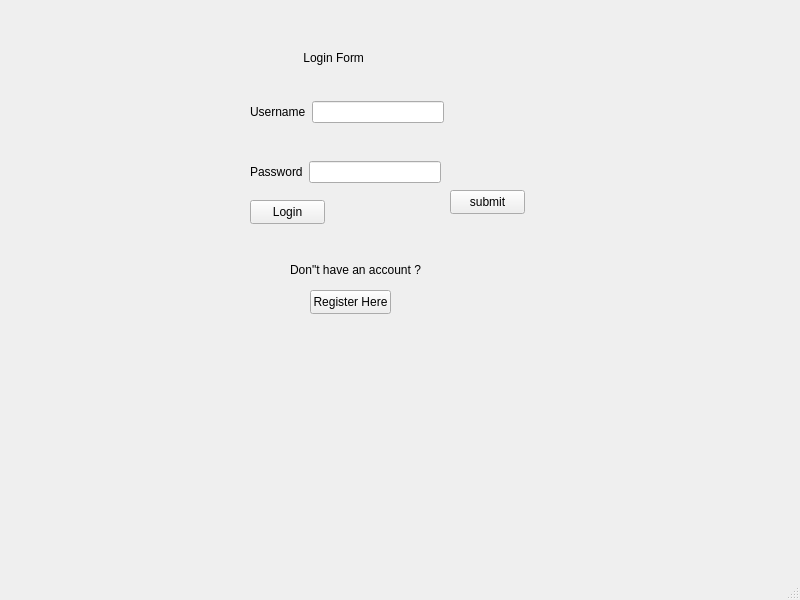
<?xml version="1.0" encoding="UTF-8"?>
<ui version="4.0">
 <class>MainWindow</class>
 <widget class="QMainWindow" name="MainWindow">
  <property name="geometry">
   <rect>
    <x>0</x>
    <y>0</y>
    <width>800</width>
    <height>600</height>
   </rect>
  </property>
  <property name="windowTitle">
   <string>MainWindow</string>
  </property>
  <widget class="QWidget" name="centralwidget">
   <widget class="QLabel" name="label_6">
    <property name="geometry">
     <rect>
      <x>300</x>
      <y>50</y>
      <width>71</width>
      <height>16</height>
     </rect>
    </property>
    <property name="styleSheet">
     <string notr="true">label:
rgb(0, 170, 127)
</string>
    </property>
    <property name="text">
     <string> Login Form</string>
    </property>
   </widget>
   <widget class="QPushButton" name="pushButton">
    <property name="geometry">
     <rect>
      <x>250</x>
      <y>200</y>
      <width>75</width>
      <height>24</height>
     </rect>
    </property>
    <property name="text">
     <string>Login</string>
    </property>
   </widget>
   <widget class="QLabel" name="label">
    <property name="geometry">
     <rect>
      <x>290</x>
      <y>260</y>
      <width>131</width>
      <height>20</height>
     </rect>
    </property>
    <property name="text">
     <string>Don&quot;t have an account ?</string>
    </property>
   </widget>
   <widget class="QPushButton" name="pushButton_2">
    <property name="geometry">
     <rect>
      <x>310</x>
      <y>290</y>
      <width>81</width>
      <height>24</height>
     </rect>
    </property>
    <property name="text">
     <string>Register Here</string>
    </property>
   </widget>
   <widget class="QWidget" name="layoutWidget">
    <property name="geometry">
     <rect>
      <x>250</x>
      <y>100</y>
      <width>194</width>
      <height>24</height>
     </rect>
    </property>
    <layout class="QHBoxLayout" name="horizontalLayout">
     <item>
      <widget class="QLabel" name="label_10">
       <property name="text">
        <string>Username</string>
       </property>
      </widget>
     </item>
     <item>
      <widget class="QLineEdit" name="lineEdit_username"/>
     </item>
    </layout>
   </widget>
   <widget class="QWidget" name="layoutWidget">
    <property name="geometry">
     <rect>
      <x>250</x>
      <y>160</y>
      <width>191</width>
      <height>24</height>
     </rect>
    </property>
    <layout class="QHBoxLayout" name="horizontalLayout_2">
     <item>
      <widget class="QLabel" name="label_5">
       <property name="text">
        <string>Password</string>
       </property>
      </widget>
     </item>
     <item>
      <widget class="QLineEdit" name="lineEdit_password"/>
     </item>
    </layout>
   </widget>
   <widget class="QPushButton" name="pushButton_3">
    <property name="geometry">
     <rect>
      <x>450</x>
      <y>190</y>
      <width>75</width>
      <height>24</height>
     </rect>
    </property>
    <property name="text">
     <string>submit</string>
    </property>
   </widget>
  </widget>
  <widget class="QMenuBar" name="menubar">
   <property name="geometry">
    <rect>
     <x>0</x>
     <y>0</y>
     <width>800</width>
     <height>22</height>
    </rect>
   </property>
  </widget>
  <widget class="QStatusBar" name="statusbar"/>
 </widget>
 <resources/>
 <connections/>
</ui>
